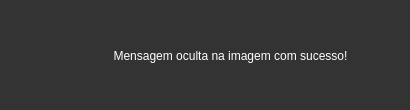
<?xml version="1.0" encoding="UTF-8"?>
<ui version="4.0">
 <class>popupHideSuccess</class>
 <widget class="QDialog" name="popupHideSuccess">
  <property name="geometry">
   <rect>
    <x>0</x>
    <y>0</y>
    <width>410</width>
    <height>110</height>
   </rect>
  </property>
  <property name="palette">
   <palette>
    <active>
     <colorrole role="WindowText">
      <brush brushstyle="SolidPattern">
       <color alpha="255">
        <red>255</red>
        <green>255</green>
        <blue>255</blue>
       </color>
      </brush>
     </colorrole>
     <colorrole role="Button">
      <brush brushstyle="SolidPattern">
       <color alpha="255">
        <red>51</red>
        <green>51</green>
        <blue>51</blue>
       </color>
      </brush>
     </colorrole>
     <colorrole role="Light">
      <brush brushstyle="SolidPattern">
       <color alpha="255">
        <red>76</red>
        <green>76</green>
        <blue>76</blue>
       </color>
      </brush>
     </colorrole>
     <colorrole role="Midlight">
      <brush brushstyle="SolidPattern">
       <color alpha="255">
        <red>63</red>
        <green>63</green>
        <blue>63</blue>
       </color>
      </brush>
     </colorrole>
     <colorrole role="Dark">
      <brush brushstyle="SolidPattern">
       <color alpha="255">
        <red>25</red>
        <green>25</green>
        <blue>25</blue>
       </color>
      </brush>
     </colorrole>
     <colorrole role="Mid">
      <brush brushstyle="SolidPattern">
       <color alpha="255">
        <red>34</red>
        <green>34</green>
        <blue>34</blue>
       </color>
      </brush>
     </colorrole>
     <colorrole role="Text">
      <brush brushstyle="SolidPattern">
       <color alpha="255">
        <red>255</red>
        <green>255</green>
        <blue>255</blue>
       </color>
      </brush>
     </colorrole>
     <colorrole role="BrightText">
      <brush brushstyle="SolidPattern">
       <color alpha="255">
        <red>255</red>
        <green>255</green>
        <blue>255</blue>
       </color>
      </brush>
     </colorrole>
     <colorrole role="ButtonText">
      <brush brushstyle="SolidPattern">
       <color alpha="255">
        <red>255</red>
        <green>255</green>
        <blue>255</blue>
       </color>
      </brush>
     </colorrole>
     <colorrole role="Base">
      <brush brushstyle="SolidPattern">
       <color alpha="255">
        <red>0</red>
        <green>0</green>
        <blue>0</blue>
       </color>
      </brush>
     </colorrole>
     <colorrole role="Window">
      <brush brushstyle="SolidPattern">
       <color alpha="255">
        <red>51</red>
        <green>51</green>
        <blue>51</blue>
       </color>
      </brush>
     </colorrole>
     <colorrole role="Shadow">
      <brush brushstyle="SolidPattern">
       <color alpha="255">
        <red>0</red>
        <green>0</green>
        <blue>0</blue>
       </color>
      </brush>
     </colorrole>
     <colorrole role="AlternateBase">
      <brush brushstyle="SolidPattern">
       <color alpha="255">
        <red>25</red>
        <green>25</green>
        <blue>25</blue>
       </color>
      </brush>
     </colorrole>
     <colorrole role="ToolTipBase">
      <brush brushstyle="SolidPattern">
       <color alpha="255">
        <red>255</red>
        <green>255</green>
        <blue>220</blue>
       </color>
      </brush>
     </colorrole>
     <colorrole role="ToolTipText">
      <brush brushstyle="SolidPattern">
       <color alpha="255">
        <red>0</red>
        <green>0</green>
        <blue>0</blue>
       </color>
      </brush>
     </colorrole>
     <colorrole role="PlaceholderText">
      <brush brushstyle="SolidPattern">
       <color alpha="128">
        <red>255</red>
        <green>255</green>
        <blue>255</blue>
       </color>
      </brush>
     </colorrole>
    </active>
    <inactive>
     <colorrole role="WindowText">
      <brush brushstyle="SolidPattern">
       <color alpha="255">
        <red>255</red>
        <green>255</green>
        <blue>255</blue>
       </color>
      </brush>
     </colorrole>
     <colorrole role="Button">
      <brush brushstyle="SolidPattern">
       <color alpha="255">
        <red>51</red>
        <green>51</green>
        <blue>51</blue>
       </color>
      </brush>
     </colorrole>
     <colorrole role="Light">
      <brush brushstyle="SolidPattern">
       <color alpha="255">
        <red>76</red>
        <green>76</green>
        <blue>76</blue>
       </color>
      </brush>
     </colorrole>
     <colorrole role="Midlight">
      <brush brushstyle="SolidPattern">
       <color alpha="255">
        <red>63</red>
        <green>63</green>
        <blue>63</blue>
       </color>
      </brush>
     </colorrole>
     <colorrole role="Dark">
      <brush brushstyle="SolidPattern">
       <color alpha="255">
        <red>25</red>
        <green>25</green>
        <blue>25</blue>
       </color>
      </brush>
     </colorrole>
     <colorrole role="Mid">
      <brush brushstyle="SolidPattern">
       <color alpha="255">
        <red>34</red>
        <green>34</green>
        <blue>34</blue>
       </color>
      </brush>
     </colorrole>
     <colorrole role="Text">
      <brush brushstyle="SolidPattern">
       <color alpha="255">
        <red>255</red>
        <green>255</green>
        <blue>255</blue>
       </color>
      </brush>
     </colorrole>
     <colorrole role="BrightText">
      <brush brushstyle="SolidPattern">
       <color alpha="255">
        <red>255</red>
        <green>255</green>
        <blue>255</blue>
       </color>
      </brush>
     </colorrole>
     <colorrole role="ButtonText">
      <brush brushstyle="SolidPattern">
       <color alpha="255">
        <red>255</red>
        <green>255</green>
        <blue>255</blue>
       </color>
      </brush>
     </colorrole>
     <colorrole role="Base">
      <brush brushstyle="SolidPattern">
       <color alpha="255">
        <red>0</red>
        <green>0</green>
        <blue>0</blue>
       </color>
      </brush>
     </colorrole>
     <colorrole role="Window">
      <brush brushstyle="SolidPattern">
       <color alpha="255">
        <red>51</red>
        <green>51</green>
        <blue>51</blue>
       </color>
      </brush>
     </colorrole>
     <colorrole role="Shadow">
      <brush brushstyle="SolidPattern">
       <color alpha="255">
        <red>0</red>
        <green>0</green>
        <blue>0</blue>
       </color>
      </brush>
     </colorrole>
     <colorrole role="AlternateBase">
      <brush brushstyle="SolidPattern">
       <color alpha="255">
        <red>25</red>
        <green>25</green>
        <blue>25</blue>
       </color>
      </brush>
     </colorrole>
     <colorrole role="ToolTipBase">
      <brush brushstyle="SolidPattern">
       <color alpha="255">
        <red>255</red>
        <green>255</green>
        <blue>220</blue>
       </color>
      </brush>
     </colorrole>
     <colorrole role="ToolTipText">
      <brush brushstyle="SolidPattern">
       <color alpha="255">
        <red>0</red>
        <green>0</green>
        <blue>0</blue>
       </color>
      </brush>
     </colorrole>
     <colorrole role="PlaceholderText">
      <brush brushstyle="SolidPattern">
       <color alpha="128">
        <red>255</red>
        <green>255</green>
        <blue>255</blue>
       </color>
      </brush>
     </colorrole>
    </inactive>
    <disabled>
     <colorrole role="WindowText">
      <brush brushstyle="SolidPattern">
       <color alpha="255">
        <red>25</red>
        <green>25</green>
        <blue>25</blue>
       </color>
      </brush>
     </colorrole>
     <colorrole role="Button">
      <brush brushstyle="SolidPattern">
       <color alpha="255">
        <red>51</red>
        <green>51</green>
        <blue>51</blue>
       </color>
      </brush>
     </colorrole>
     <colorrole role="Light">
      <brush brushstyle="SolidPattern">
       <color alpha="255">
        <red>76</red>
        <green>76</green>
        <blue>76</blue>
       </color>
      </brush>
     </colorrole>
     <colorrole role="Midlight">
      <brush brushstyle="SolidPattern">
       <color alpha="255">
        <red>63</red>
        <green>63</green>
        <blue>63</blue>
       </color>
      </brush>
     </colorrole>
     <colorrole role="Dark">
      <brush brushstyle="SolidPattern">
       <color alpha="255">
        <red>25</red>
        <green>25</green>
        <blue>25</blue>
       </color>
      </brush>
     </colorrole>
     <colorrole role="Mid">
      <brush brushstyle="SolidPattern">
       <color alpha="255">
        <red>34</red>
        <green>34</green>
        <blue>34</blue>
       </color>
      </brush>
     </colorrole>
     <colorrole role="Text">
      <brush brushstyle="SolidPattern">
       <color alpha="255">
        <red>25</red>
        <green>25</green>
        <blue>25</blue>
       </color>
      </brush>
     </colorrole>
     <colorrole role="BrightText">
      <brush brushstyle="SolidPattern">
       <color alpha="255">
        <red>255</red>
        <green>255</green>
        <blue>255</blue>
       </color>
      </brush>
     </colorrole>
     <colorrole role="ButtonText">
      <brush brushstyle="SolidPattern">
       <color alpha="255">
        <red>25</red>
        <green>25</green>
        <blue>25</blue>
       </color>
      </brush>
     </colorrole>
     <colorrole role="Base">
      <brush brushstyle="SolidPattern">
       <color alpha="255">
        <red>51</red>
        <green>51</green>
        <blue>51</blue>
       </color>
      </brush>
     </colorrole>
     <colorrole role="Window">
      <brush brushstyle="SolidPattern">
       <color alpha="255">
        <red>51</red>
        <green>51</green>
        <blue>51</blue>
       </color>
      </brush>
     </colorrole>
     <colorrole role="Shadow">
      <brush brushstyle="SolidPattern">
       <color alpha="255">
        <red>0</red>
        <green>0</green>
        <blue>0</blue>
       </color>
      </brush>
     </colorrole>
     <colorrole role="AlternateBase">
      <brush brushstyle="SolidPattern">
       <color alpha="255">
        <red>51</red>
        <green>51</green>
        <blue>51</blue>
       </color>
      </brush>
     </colorrole>
     <colorrole role="ToolTipBase">
      <brush brushstyle="SolidPattern">
       <color alpha="255">
        <red>255</red>
        <green>255</green>
        <blue>220</blue>
       </color>
      </brush>
     </colorrole>
     <colorrole role="ToolTipText">
      <brush brushstyle="SolidPattern">
       <color alpha="255">
        <red>0</red>
        <green>0</green>
        <blue>0</blue>
       </color>
      </brush>
     </colorrole>
     <colorrole role="PlaceholderText">
      <brush brushstyle="SolidPattern">
       <color alpha="128">
        <red>255</red>
        <green>255</green>
        <blue>255</blue>
       </color>
      </brush>
     </colorrole>
    </disabled>
   </palette>
  </property>
  <property name="windowTitle">
   <string>Sucesso</string>
  </property>
  <widget class="QLabel" name="popupHideSuccessLabel">
   <property name="geometry">
    <rect>
     <x>70</x>
     <y>20</y>
     <width>321</width>
     <height>71</height>
    </rect>
   </property>
   <property name="layoutDirection">
    <enum>Qt::LeftToRight</enum>
   </property>
   <property name="text">
    <string>Mensagem oculta na imagem com sucesso!</string>
   </property>
   <property name="textFormat">
    <enum>Qt::AutoText</enum>
   </property>
   <property name="alignment">
    <set>Qt::AlignCenter</set>
   </property>
   <property name="wordWrap">
    <bool>true</bool>
   </property>
  </widget>
  <widget class="QLabel" name="popupHideSuccessIcon">
   <property name="geometry">
    <rect>
     <x>10</x>
     <y>30</y>
     <width>51</width>
     <height>51</height>
    </rect>
   </property>
   <property name="text">
    <string/>
   </property>
   <property name="pixmap">
    <pixmap>../assets/images/6520130.png</pixmap>
   </property>
   <property name="scaledContents">
    <bool>true</bool>
   </property>
  </widget>
 </widget>
 <resources>
  <include location="../assets/images/alert.qrc"/>
 </resources>
 <connections/>
</ui>
